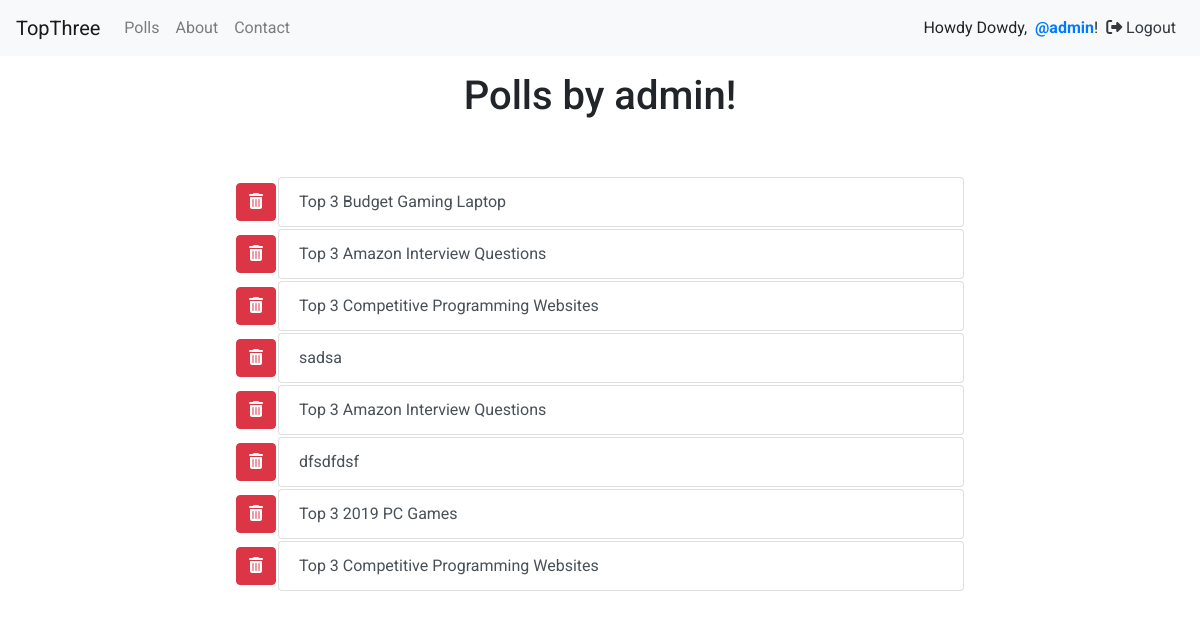
Screenshot of /accounts/profile/admin (signed in) with the database file from the repository.
### polls/models.py (models this page shows, shortened)
class Poll(models.Model):
    owner = models.ForeignKey(User, on_delete = models.CASCADE, default = 1)
    text = models.CharField(max_length = 255)
    pub_date = models.DateField()
    def __str__(self):
        return self.text

### accounts/views.py (the view)
# urls.py: path('profile/<str:username>', views.details_user, name = 'details'),
@login_required
def details_user(request, username):
    user = get_object_or_404(User, username__iexact = username)
    flag = False
    if request.user.get_username() == username:
        flag = True
    print(user.poll_set.all())
    return render(request, 'accounts/details.html', {'polls' : user.poll_set.all(), 'flag' : flag, 'username' : username})

### accounts/templates/accounts/details.html (shortened to what this page needs)
{% extends 'base.html' %}
{% block content %}
  <div class="container">
    <h1 class="text-center mt-3">Polls by {{ username }}!</h1>
    <div class="list-group">
      <div class="row">
        <div class="col-sm-8 offset-sm-2 mt-5">
          {% for poll in polls %}
            {% if flag %}
            <table class="">
              <tr>
                  <th scope="row"><a href="{% url 'accounts:delete_poll' poll.id %}" class="btn btn-danger"><i class="fas fa-trash-alt"></i></a></th>
                  <td style="width: 100%"><a href="{% url 'polls:details' poll.id %}" class="list-group-item list-group-item-action">{{ poll.text }}</a></td>
              </tr>
            </table>
            {% else %}
              <a href="{% url 'polls:details' poll.id %}" class="list-group-item list-group-item-action">{{ poll.text }}</a>
            {% endif %}
          {% endfor %}
        </div>
      </div>
    </div>
  </div>
{% endblock %}

### templates/base.html (shortened to what this page needs)
<!DOCTYPE html>
{% load static %}
<html lang="en" dir="ltr">
  <head>
    <link rel="stylesheet" href="https://stackpath.bootstrapcdn.com/bootstrap/4.3.1/css/bootstrap.min.css">
  </head>
  <body>
    <nav class="navbar navbar-expand-lg navbar-light bg-light">
      <a class="navbar-brand" href="{% url 'home' %}">TopThree</a>
      <div class="collapse navbar-collapse" id="navbarNavAltMarkup">
        <div class="navbar-nav">
          <a class="nav-item nav-link" href="{% url 'polls:list' %}">Polls</a>
          <a class="nav-item nav-link" href="{% url 'about' %}">About</a>
          <a class="nav-item nav-link" href="{% url 'contact' %}">Contact</a>
        </div>
      </div>
      {% if request.user.is_authenticated %}
        Howdy Dowdy,&nbsp&nbsp <strong><a href="{% url 'accounts:details' request.user %}">@{{request.user}}</a></strong>!
        <a class="p-2 text-dark" href="{% url 'accounts:logout' %}"><i class="fas fa-sign-out-alt"></i>&nbspLogout</a>
      {% else %}
        <a class="p-2 text-dark" href="{% url 'accounts:login' %}">Sign In</a>
        <a class="p-2 text-dark" href="{% url 'accounts:register' %}">Sign Up</a>
      {% endif %}
    </nav>
    {% block content %}
    {% endblock %}
  </body>
</html>

### templates/base.html (style rules this page uses)
body { font-family: 'Roboto', sans-serif; background-color: #fff }

### rows the page displays
Poll: text "Top 3 Budget Gaming Laptop"
Poll: text "Top 3 Amazon Interview Questions"
Poll: text "Top 3 Competitive Programming Websites"
Poll: text "sadsa"
Poll: text "Top 3 Amazon Interview Questions"
Poll: text "dfsdfdsf"
Poll: text "Top 3 2019 PC Games"
Poll: text "Top 3 Competitive Programming Websites"

### other values shown
{{ request.user }} "admin"
{{ username }} "admin"
